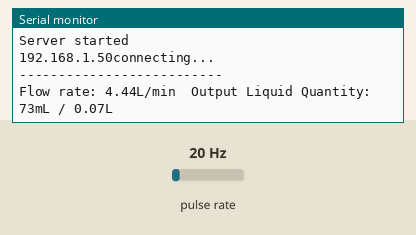
Simulated run of this sketch. Board: ESP8266 (NodeMCU). On the bench: the last lines printed to the serial monitor. Wiring (inferred from the names in the program): pulse sensor: data D6. The inputs (shaded band) are chosen by the test bench; at power-on: pulse rate 20 Hz. WiFi joins after 1.5 s; servers stay silent unless stated.

Above: at 3.7 s.
3.8 s: pulse rate (sensor on D6) set to 4 Hz
At 4.3 s:
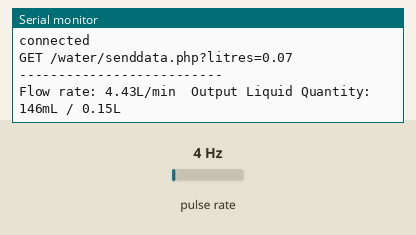
5.3 s: pulse rate (sensor on D6) set to 50 Hz
At 7.0 s:
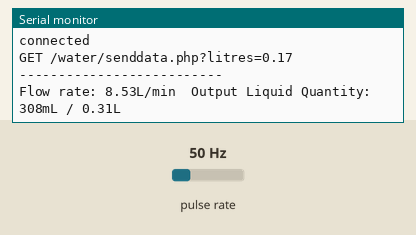
Timing chart, 0 to 8.5 s (numbered marks = the images above; inputs shaded):
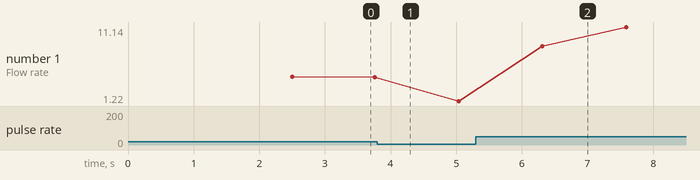

Measured:
- after the input at 5.3 s, the serial monitor: prints a new line after 1.0 s (image 2)
- plotted number 1: 4.43 → 1.22 after the input at 3.8 s, 1.22 → 11.12 after the input at 5.3 s

The sketch:

waterflowsensor.ino
```cpp
#include <SPI.h>
#include <Wire.h>
#include <LCD_I2C.h>
#include <ESP8266WiFi.h>
#include <WiFiClient.h>
#include <ESP8266WebServer.h>
#include <ESP8266mDNS.h>


#define SENSOR  D6
LCD_I2C lcd(0x27); // Default address of most PCF8574 modules, change accordingly
long currentMillis = 0;
long previousMillis = 0;
int interval = 1000;
boolean ledState = LOW;
float calibrationFactor = 4.5;
volatile byte pulseCount;
byte pulse1Sec = 0;
float flowRate;
unsigned long flowMilliLitres;
unsigned int totalMilliLitres;
float flowLitres;
float totalLitres;
unsigned long time_now = 0;

//Setting wifi and server Ids
const char* ssid = "tuk-wifi";// Wifi name
const char* password = "P@ssword@123"; //Wifi password
//WiFiClient client;
char server[] = "192.168.217.236";   //eg: 192.168.0.222


WiFiClient client;

void IRAM_ATTR pulseCounter(){
  pulseCount++;
}


void setup() {
  // put your setup code here, to run once:
  Serial.begin(9600);
  pinMode(SENSOR, INPUT_PULLUP);
  lcd.backlight();
  Serial.println("Initializing");
  //lcd.setCursor(0,2);
  //lcd.print("Starting..");
  pulseCount = 0;
  flowRate = 0.0;
  flowMilliLitres = 0;
  totalMilliLitres = 0;
  previousMillis = 0;


  attachInterrupt(digitalPinToInterrupt(SENSOR), pulseCounter, FALLING);

  WiFi.begin(ssid, password);

  while (WiFi.status() != WL_CONNECTED) {
    delay(500);
    Serial.print(".");
  }
  Serial.println("");
  Serial.println("WiFi connected");
//
  // Start the server
//  server.begin();
  Serial.println("Server started");
  Serial.print(WiFi.localIP());
  delay(1000);
  Serial.println("connecting...");

}

void loop() {
  // put your main code here, to run repeatedly:
   Serial.println("--------------------------");
            currentMillis = millis();
  if (currentMillis - previousMillis > interval)
  {

    pulse1Sec = pulseCount;
    pulseCount = 0;

    // Because this loop may not complete in exactly 1 second intervals we calculate
    // the number of milliseconds that have passed since the last execution and use
    // that to scale the output. We also apply the calibrationFactor to scale the output
    // based on the number of pulses per second per units of measure (litres/minute in
    // this case) coming from the sensor.
    flowRate = ((1000.0 / (millis() - previousMillis)) * pulse1Sec) / calibrationFactor;
    previousMillis = millis();

    // Divide the flow rate in litres/minute by 60 to determine how many litres have
    // passed through the sensor in this 1 second interval, then multiply by 1000 to
    // convert to millilitres.
    flowMilliLitres = (flowRate / 60) * 1000;
    flowLitres = (flowRate / 60);

    // Add the millilitres passed in this second to the cumulative total
    totalMilliLitres += flowMilliLitres;
    totalLitres += flowLitres;

    // Print the flow rate for this second in litres / minute
    Serial.print("Flow rate: ");
    Serial.print(float(flowRate));  // Print the integer part of the variable
    Serial.print("L/min");
    Serial.print("\t");       // Print tab space


    // Print the cumulative total of litres flowed since starting
    Serial.print("Output Liquid Quantity: ");
    Serial.print(totalMilliLitres);
    Serial.print("mL / ");
    Serial.print(totalLitres);
    Serial.println("L");
    lcd.setCursor(0,1);
    lcd.print("Total litres");
    lcd.setCursor(1,5);
    lcd.print(totalLitres);
    delay(1000);
    if (totalLitres>0){
      Senddata();
    }

  }

}

void Senddata()   //CONNECTING WITH MYSQL
 {
   if (client.connect(server, 80)) {
    Serial.println("connected");
    // Make a HTTP request:
    Serial.print("GET /water/senddata.php?litres=");
    client.print("GET /water/senddata.php?litres=");     //YOUR URL
    Serial.println(totalLitres);
    client.print(totalLitres);

    client.print(" ");      //SPACE BEFORE HTTP/1.1
    client.print("HTTP/1.1");
    client.println();
    client.println("Host: 192.168.217.236"); //Your local IP
    client.println("Connection: close");
    client.println();
  } else {
    // if you didn't get a connection to the server:
    Serial.println("connection failed");
  }
 }
```
